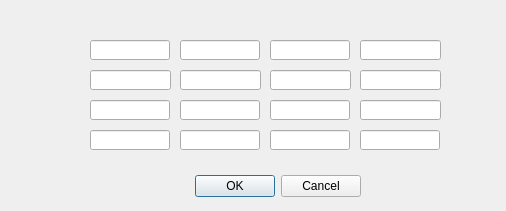
<?xml version="1.0" encoding="UTF-8"?>
<ui version="4.0">
 <class>ExtendDialog</class>
 <widget class="QDialog" name="ExtendDialog">
  <property name="geometry">
   <rect>
    <x>0</x>
    <y>0</y>
    <width>506</width>
    <height>211</height>
   </rect>
  </property>
  <property name="windowTitle">
   <string>Extend the patch to a direction</string>
  </property>
  <widget class="QDialogButtonBox" name="buttonBox">
   <property name="geometry">
    <rect>
     <x>20</x>
     <y>170</y>
     <width>341</width>
     <height>32</height>
    </rect>
   </property>
   <property name="orientation">
    <enum>Qt::Horizontal</enum>
   </property>
   <property name="standardButtons">
    <set>QDialogButtonBox::Cancel|QDialogButtonBox::Ok</set>
   </property>
  </widget>
  <widget class="QLineEdit" name="e_00">
   <property name="geometry">
    <rect>
     <x>90</x>
     <y>130</y>
     <width>80</width>
     <height>20</height>
    </rect>
   </property>
  </widget>
  <widget class="QLineEdit" name="e_01">
   <property name="geometry">
    <rect>
     <x>90</x>
     <y>100</y>
     <width>80</width>
     <height>20</height>
    </rect>
   </property>
  </widget>
  <widget class="QLineEdit" name="e_02">
   <property name="geometry">
    <rect>
     <x>90</x>
     <y>70</y>
     <width>81</width>
     <height>20</height>
    </rect>
   </property>
  </widget>
  <widget class="QLineEdit" name="e_03">
   <property name="geometry">
    <rect>
     <x>90</x>
     <y>40</y>
     <width>80</width>
     <height>20</height>
    </rect>
   </property>
  </widget>
  <widget class="QLineEdit" name="e_10">
   <property name="geometry">
    <rect>
     <x>180</x>
     <y>130</y>
     <width>80</width>
     <height>20</height>
    </rect>
   </property>
  </widget>
  <widget class="QLineEdit" name="e_11">
   <property name="geometry">
    <rect>
     <x>180</x>
     <y>100</y>
     <width>80</width>
     <height>20</height>
    </rect>
   </property>
  </widget>
  <widget class="QLineEdit" name="e_12">
   <property name="geometry">
    <rect>
     <x>180</x>
     <y>70</y>
     <width>81</width>
     <height>20</height>
    </rect>
   </property>
  </widget>
  <widget class="QLineEdit" name="e_13">
   <property name="geometry">
    <rect>
     <x>180</x>
     <y>40</y>
     <width>80</width>
     <height>20</height>
    </rect>
   </property>
  </widget>
  <widget class="QLineEdit" name="e_20">
   <property name="geometry">
    <rect>
     <x>270</x>
     <y>130</y>
     <width>80</width>
     <height>20</height>
    </rect>
   </property>
  </widget>
  <widget class="QLineEdit" name="e_21">
   <property name="geometry">
    <rect>
     <x>270</x>
     <y>100</y>
     <width>80</width>
     <height>20</height>
    </rect>
   </property>
  </widget>
  <widget class="QLineEdit" name="e_22">
   <property name="geometry">
    <rect>
     <x>270</x>
     <y>70</y>
     <width>81</width>
     <height>20</height>
    </rect>
   </property>
  </widget>
  <widget class="QLineEdit" name="e_23">
   <property name="geometry">
    <rect>
     <x>270</x>
     <y>40</y>
     <width>80</width>
     <height>20</height>
    </rect>
   </property>
  </widget>
  <widget class="QLineEdit" name="e_30">
   <property name="geometry">
    <rect>
     <x>360</x>
     <y>130</y>
     <width>80</width>
     <height>20</height>
    </rect>
   </property>
  </widget>
  <widget class="QLineEdit" name="e_31">
   <property name="geometry">
    <rect>
     <x>360</x>
     <y>100</y>
     <width>81</width>
     <height>20</height>
    </rect>
   </property>
  </widget>
  <widget class="QLineEdit" name="e_32">
   <property name="geometry">
    <rect>
     <x>360</x>
     <y>70</y>
     <width>81</width>
     <height>20</height>
    </rect>
   </property>
  </widget>
  <widget class="QLineEdit" name="e_33">
   <property name="geometry">
    <rect>
     <x>360</x>
     <y>40</y>
     <width>81</width>
     <height>20</height>
    </rect>
   </property>
  </widget>
  <zorder>buttonBox</zorder>
  <zorder>e_00</zorder>
  <zorder>e_01</zorder>
  <zorder>e_02</zorder>
  <zorder>e_03</zorder>
  <zorder>e_10</zorder>
  <zorder>e_11</zorder>
  <zorder>e_12</zorder>
  <zorder>e_13</zorder>
  <zorder>e_20</zorder>
  <zorder>e_21</zorder>
  <zorder>e_22</zorder>
  <zorder>e_23</zorder>
  <zorder>e_30</zorder>
  <zorder>e_31</zorder>
  <zorder>e_32</zorder>
  <zorder>e_33</zorder>
  <zorder>e_33</zorder>
 </widget>
 <resources/>
 <connections>
  <connection>
   <sender>buttonBox</sender>
   <signal>accepted()</signal>
   <receiver>ExtendDialog</receiver>
   <slot>accept()</slot>
   <hints>
    <hint type="sourcelabel">
     <x>248</x>
     <y>254</y>
    </hint>
    <hint type="destinationlabel">
     <x>157</x>
     <y>274</y>
    </hint>
   </hints>
  </connection>
  <connection>
   <sender>buttonBox</sender>
   <signal>rejected()</signal>
   <receiver>ExtendDialog</receiver>
   <slot>reject()</slot>
   <hints>
    <hint type="sourcelabel">
     <x>316</x>
     <y>260</y>
    </hint>
    <hint type="destinationlabel">
     <x>286</x>
     <y>274</y>
    </hint>
   </hints>
  </connection>
 </connections>
</ui>
